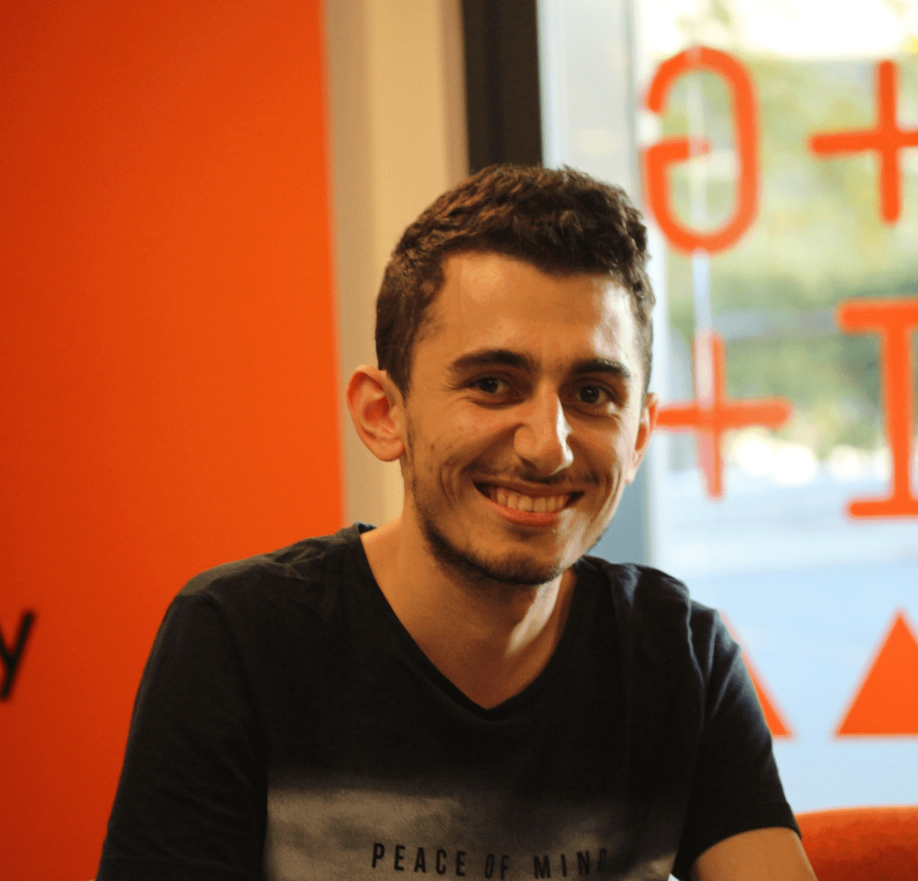
#> input picture furkan.jpg, 1835 x 1761 px (shown at 1/2 size)
$ python tutorial-4.py
#> lines starting #> are read from the running program, lines starting #| are printed output that depends on the picture; after the words box and inside, x2 and y2 are one past the last pixel; in counts of white or black regions, pixels touching at a corner belong together
import cv2                       # BGR
import numpy as np
import matplotlib.pyplot as plt  # RGB

"""Image Operations"""

img = cv2.imread("furkan.jpg", cv2.IMREAD_COLOR)
#> img is the input picture: shape (1761, 1835, 3); mean B, G, R 68.4, 99.7, 160.1

img[55, 55] = [255, 255, 255]
#> img: shape (1761, 1835, 3); under 0.01% of pixels changed, all inside (x1, y1, x2, y2) = (55, 55, 56, 56)
px = img[55, 55]
#> px = [255, 255, 255]

# Region of Image
# Converting some pixels to white
img[1400:1600, 1400:1600] = [255, 0, 0]
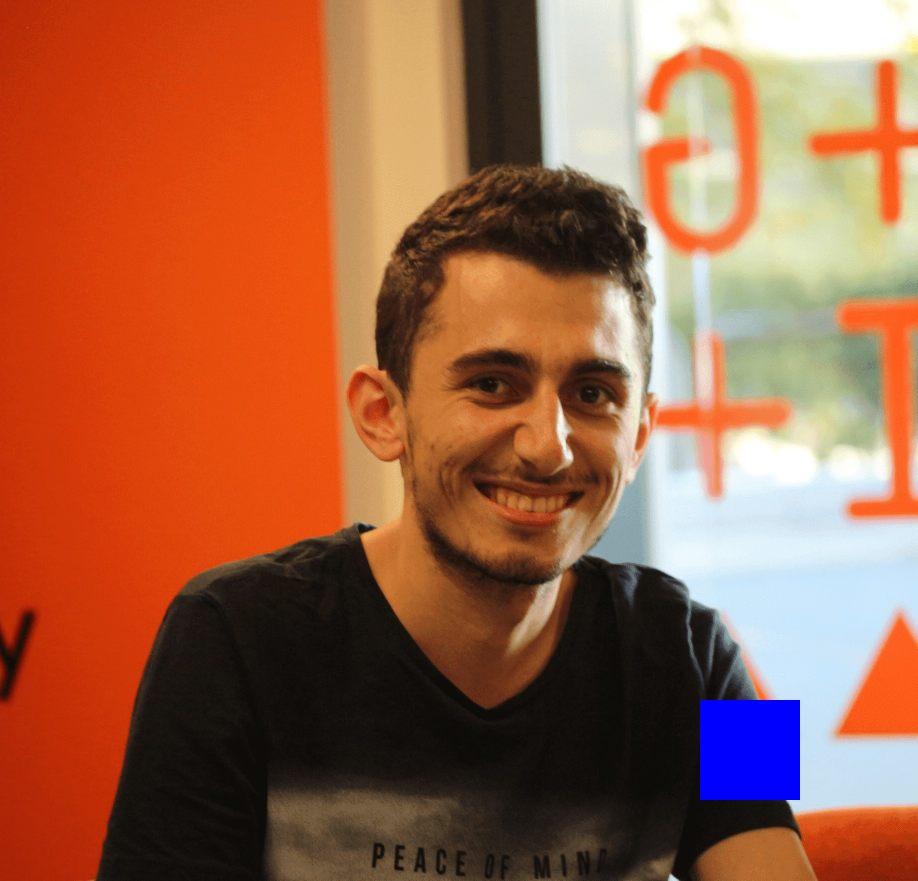
#> img: shape (1761, 1835, 3) (shown at 1/2 size); mean B, G, R 70.7, 98.8, 159.2

# copy paste some places
watch_face = img[500:1500, 500:1500]
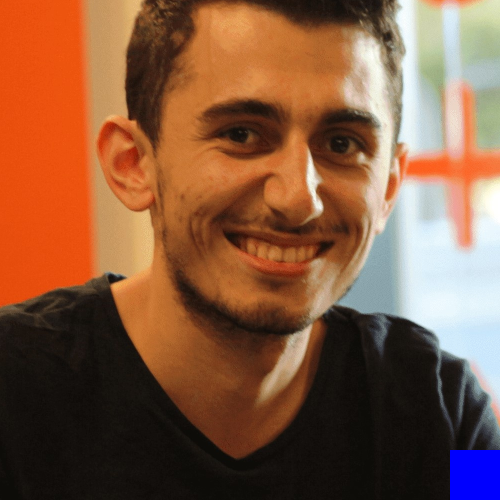
#> watch_face: shape (1000, 1000, 3) (shown at 1/2 size); mean B, G, R 64.1, 89.3, 132.6
img[0:1000, 0:1000] = watch_face
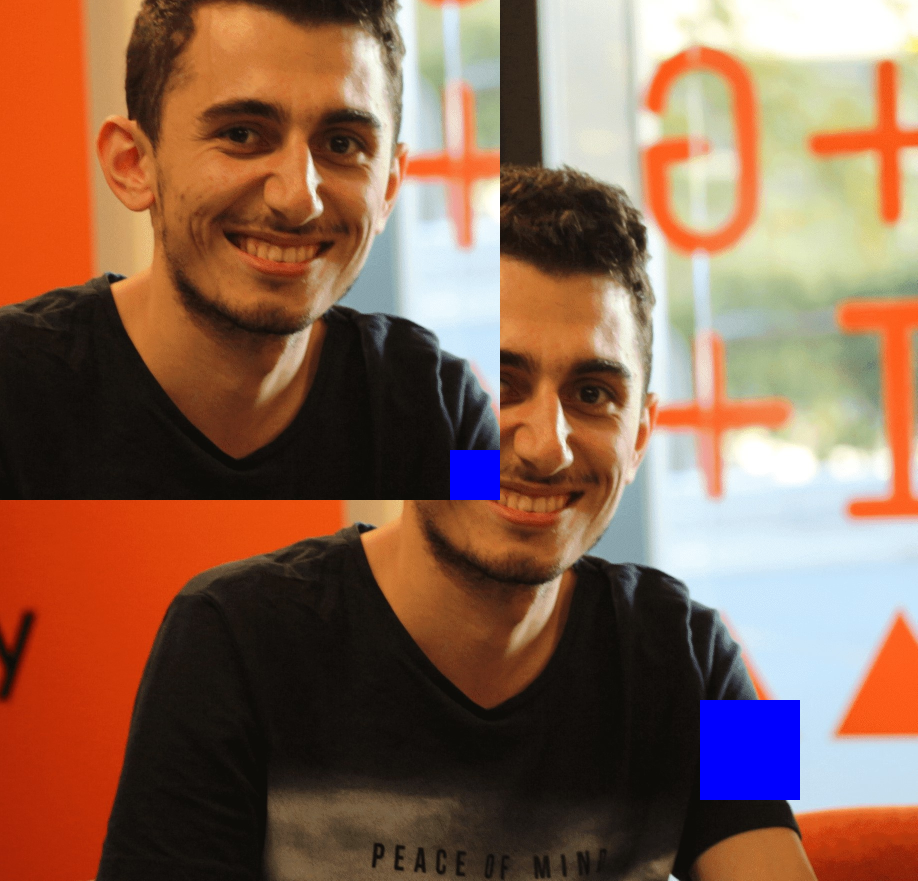
#> img: shape (1761, 1835, 3) (shown at 1/2 size); mean B, G, R 81.4, 100.9, 137.9

cv2.imshow("image", img)
cv2.waitKey(0)
cv2.destroyAllWindows()
